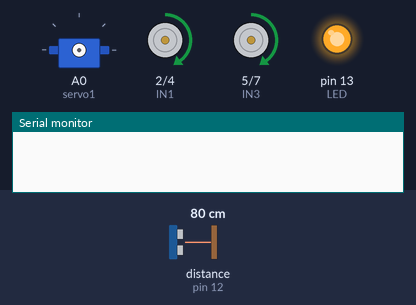
The sketch below on a simulated Arduino Uno, built with avr-gcc and run on an emulated ATmega328P. On the bench: servo, motor-driver pin pairs drawn as motors (green arrow = first pin HIGH = forward, orange = second pin HIGH = backward, longer = more drive, scaled by the enable pin), output pins drawn as LEDs (lit = HIGH), the last lines printed to the serial monitor. Wiring (inferred from the names in the program): ultrasonic range finder: trigger pin 11; echo pin 12. The inputs (shaded band) are chosen by the test bench; at power-on: distance to the obstacle (sensor on pin 12) 80 cm. The echo pulse lasts 58.3 µs per cm; pins used as bus, display or sensor lines are not drawn.

Above: at 0.1 s.
At 3.06 s:
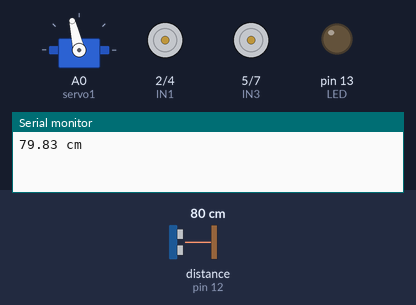
At 3.9 s:
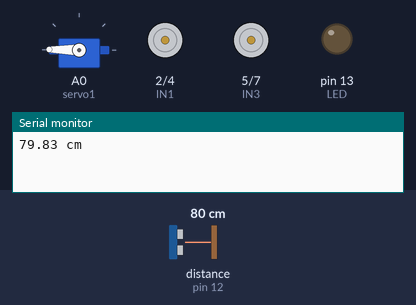
At 6.18 s:
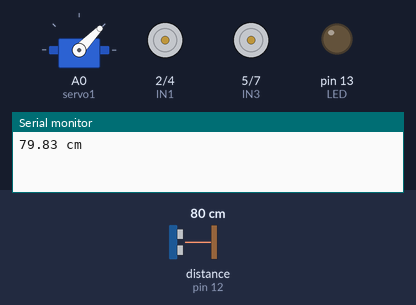
At 19.6 s:
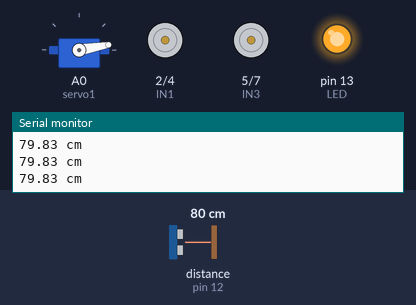
At 38.6 s:
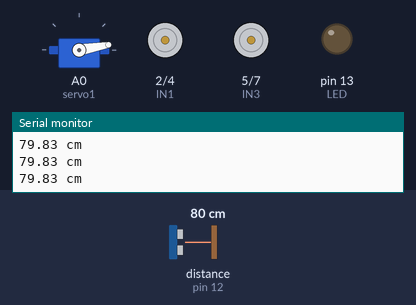
Timing chart, 0 to 40.0 s (numbered marks = the images above):
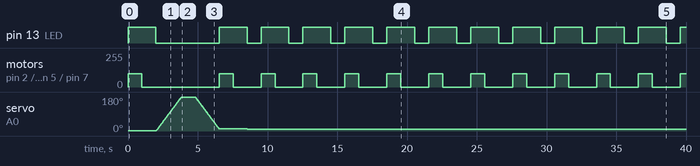

Measured:
- by itself, pin 13 (LED): goes HIGH 2.0 s, LOW 4.5 s, 11 × (HIGH 2.0 s, LOW 1.0 s), then HIGH
- by itself, servo on A0 (servo1): rises from 1° to 180° in 2.8 s, then falls to 10° in 3.7 s
- by itself, motor on pin 2 (IN1) / pin 4 (IN2), motor on pin 5 (IN3) / pin 7 (IN4): goes forward 100/255 1.0 s, stopped 5.5 s, 11 × (forward 100/255 1.0 s, stopped 2.0 s), then forward 100/255

The sketch:

clamp_final.ino
```cpp
#include <Servo.h>

Servo servo1;
int angle;
int pickup = 0;
int dropoff = 0;
int IN1 = 2;       //control pin for first motor
int IN2 = 4;       //control pin for first motor
int EN_A = 3;      //Enable pin for first motor
int IN3 = 5;
int IN4 = 7;
int EN_B = 6;
int trigPin = 11;    // Trigger
int echoPin = 12;    // Echo
int LED = 13;
float duration, cm;

void setup() {
    Serial.begin (9600);
    pinMode(EN_A, OUTPUT);
    pinMode(IN1, OUTPUT);
    pinMode(IN2, OUTPUT);
    pinMode(EN_B, OUTPUT);
    pinMode(IN3, OUTPUT);
    pinMode(IN4, OUTPUT);
    //Define inputs and outputs
    pinMode(trigPin, OUTPUT);
    pinMode(echoPin, INPUT);

    pinMode(LED,OUTPUT);
}

void loop() {
    digitalWrite(LED, HIGH);
    analogWrite(EN_A, 100);
    digitalWrite(IN1, HIGH);
    digitalWrite(IN2, LOW);
    analogWrite(EN_B, 100);
    digitalWrite(IN3, HIGH);
    digitalWrite(IN4, LOW);
    delay(1000);

    digitalWrite(IN1, LOW);
    digitalWrite(IN2, LOW);
    digitalWrite(IN3, LOW);
    digitalWrite(IN4, LOW);
    delay(1000);

    digitalWrite(LED, LOW);
      // The sensor is triggered by a HIGH pulse of 10 or more microseconds.
    // Give a short LOW pulse beforehand to ensure a clean HIGH pulse:
    digitalWrite(trigPin, LOW);
    delayMicroseconds(5);
    digitalWrite(trigPin, HIGH);
    delayMicroseconds(10);
    digitalWrite(trigPin, LOW);

    // Read the signal from the sensor: a HIGH pulse whose
    // duration is the time (in microseconds) from the sending
    // of the ping to the reception of its echo off of an object.
    //pinMode(echoPin, INPUT);
    duration = pulseIn(echoPin, HIGH);

    // Convert the time into a distance
    cm = (duration/2) / 29.1;     // Divide by 29.1 or multiply by 0.0343

    Serial.print(cm);
    Serial.print(" cm");
    Serial.println();

    servo1.attach(A0);
    servo1.write(angle);
//    scan from 0 to 180 degrees, close servo
    if (pickup == 0) {
        for (angle == 10; angle < 180; angle++) {
            servo1.write(angle);
            delay(10);
        }
        pickup = 1;
    }

    delay (1000);
    if (dropoff == 0) {
        // now scan back from 180 to 0 degrees, open servo
        for (angle == 180; angle > 10; angle--) {
            servo1.write(angle);
            delay(10);
        }
        dropoff = 1;
    }

    servo1.detach();
}
```
